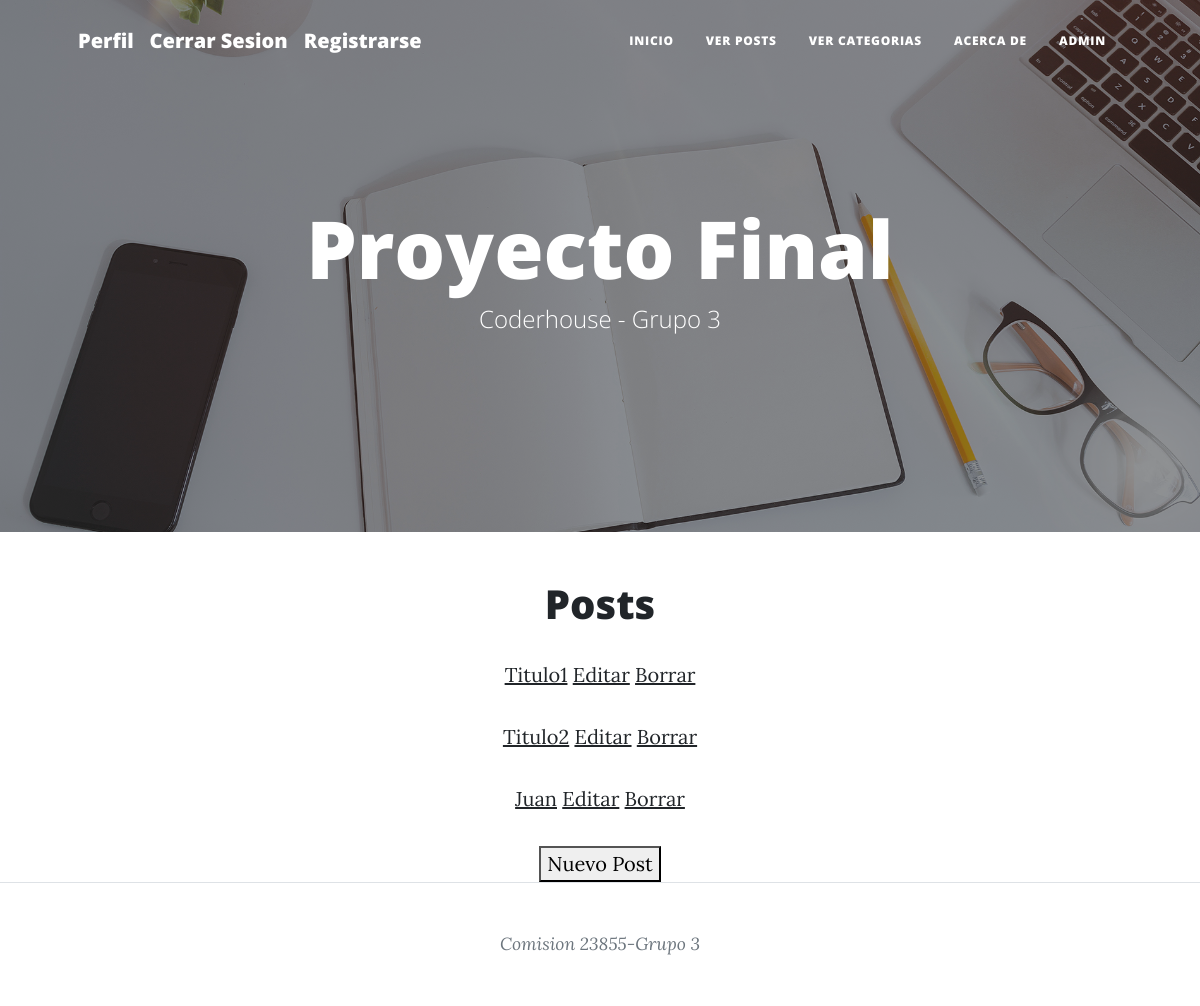
/Post/postList/ (signed in), run on the app's committed database.
### Post/models.py (models this page shows, shortened)
class Post(models.Model):
    title=models.CharField(max_length=40)
    subtitle=models.CharField(max_length=40)
    body=RichTextField()
    date=models.DateField(default=date.today)
    tags=models.ManyToManyField(Tag)
    image=models.ImageField(upload_to='post', null=True, blank=True)
    user=models.ForeignKey(User, on_delete=models.CASCADE, default=None)

### Post/views.py (the view)
# urls.py: path('postList/',views.PostList.as_view(), name='Posts'),
@method_decorator(login_required, name='dispatch')
class PostList(ListView):
    model= models.Post
    template_name = "Post/postList.html"

### Post/templatetags/group_filter.py (called while the page is built)
@register.filter
def has_group(user, group_name):
    return user.groups.filter(name='Admin').exists()

### Post/templates/Post/postList.html
{% extends "Post/padre.html" %}
{% load static %}
{% load group_filter %}
{% block contenidoQueCambia %}
<div class="text-center">
    {% if object_list.count == 0 %}
        <h3>No hay paginas aun</h3>
    {% else %}
        <h1> Posts </h1>
        {% for post in object_list %}
            <p>
                <a href="{% url 'PostDetail' post.id %}">{{ post.title }}</a>
                {% if user|has_group:'Admin' %}
                    <a href="{% url 'PostUpdate' post.id %}">Editar</a>
                    <a href="{% url 'PostDelete' post.id %}">Borrar</a>
                {% endif %}
            </p>
        {% endfor %}
    {% endif %}
    {% if user|has_group:'Admin' %}
        <button href="{% url 'PostCreate' %}">Nuevo Post</button>
    {% endif %}
</div>
{% endblock %}

### data on the page
Post: title "Titulo1"
Post: title "Titulo2"
Post: title "Juan"
